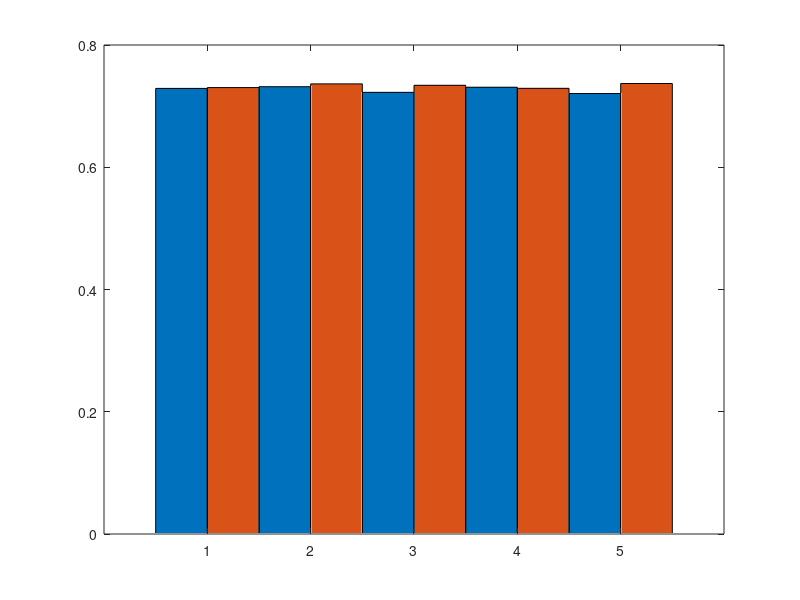

The MATLAB script that drew this image: (Note: this script raises an error after producing the figure.)
%%%% making plots for comparisions between doubly stochastic and regular affinity matrices (Fig 1)
%% Refer running_doubly_vs_regular (Fig1).m for generating loading files

% load the saved file (See running_doubly_vs_regular (Fig1).m for generating this file)
load('doubly_vs_reg_case1_1028.mat')


mean_val=[mean(nnnmi_r)',mean(nnnmi_d)']; std_val=[std(nnnmi_r)',std(nnnmi_d)'];

%% k=14
mean_val1=mean_val(3:11:55,:); std_val1=std_val(3:11:55,:);

clf
ax=axes;
h = bar(mean_val1,'BarWidth',1);
% Properties of the bar graph as required
ax.YGrid = 'on';
ax.GridLineStyle = '-';
xticklabels({'1', '1.25','1.5','1.75','2'});

% X and Y labels
xlabel ('\sigma');
ylabel ('NMI');
title('k=14');

% Creating a legend and placing it outside the bar plot
lg = legend('Regular','Doubly stochastic','AutoUpdate','off');
lg.Location = 'BestOutside';
lg.Orientation = 'Horizontal';
hold on;

% Finding the number of groups and the number of bars in each group
ngroups = size(mean_val1, 1);
nbars = size(mean_val1, 2);

% Calculating the width for each bar group
groupwidth = min(0.8, nbars/(nbars + 1.5));
% Set the position of each error bar in the centre of the main bar
% Based on barweb.m by Bolu Ajiboye from MATLAB File Exchange
for iii=1:(nbars)
    errorbar([(1:ngroups)-groupwidth/2+(2*iii-1)*groupwidth/(2*nbars)], mean_val1(:,iii), std_val1(:,iii), 'k', 'linestyle', 'none', 'linewidth',2);
end
ylim([0.5 max(max(mean_val1))+0.1])
set(gca,'FontSize', 15)
print -depsc bargraph_case1_14


%% k=20
mean_val1=mean_val(6:11:55,:); std_val1=std_val(6:11:55,:);
clf
ax=axes;
h = bar(mean_val1,'BarWidth',1);
% Properties of the bar graph as required
ax.YGrid = 'on';
ax.GridLineStyle = '-';
%xticks(ax,15);
% Naming each of the bar groups
xticklabels({'1', '1.25','1.5','1.75','2'});

% X and Y labels
xlabel ('\sigma');
ylabel ('NMI');
title('k=20');
% Creating a legend and placing it outside the bar plot
lg = legend('Regular','Doubly stochastic','AutoUpdate','off');
lg.Location = 'BestOutside';
lg.Orientation = 'Horizontal';
hold on;
% Finding the number of groups and the number of bars in each group
ngroups = size(mean_val1, 1);
nbars = size(mean_val1, 2);
% Calculating the width for each bar group
groupwidth = min(0.8, nbars/(nbars + 1.5));
% Set the position of each error bar in the centre of the main bar
% Based on barweb.m by Bolu Ajiboye from MATLAB File Exchange
for iii=1:(nbars)
    errorbar([(1:ngroups)-groupwidth/2+(2*iii-1)*groupwidth/(2*nbars)], mean_val1(:,iii), std_val1(:,iii), 'k', 'linestyle', 'none', 'linewidth',2);
end
ylim([0.5 max(max(mean_val1))+0.1])
set(gca,'FontSize', 15)

print -depsc bargraph_case1_20



